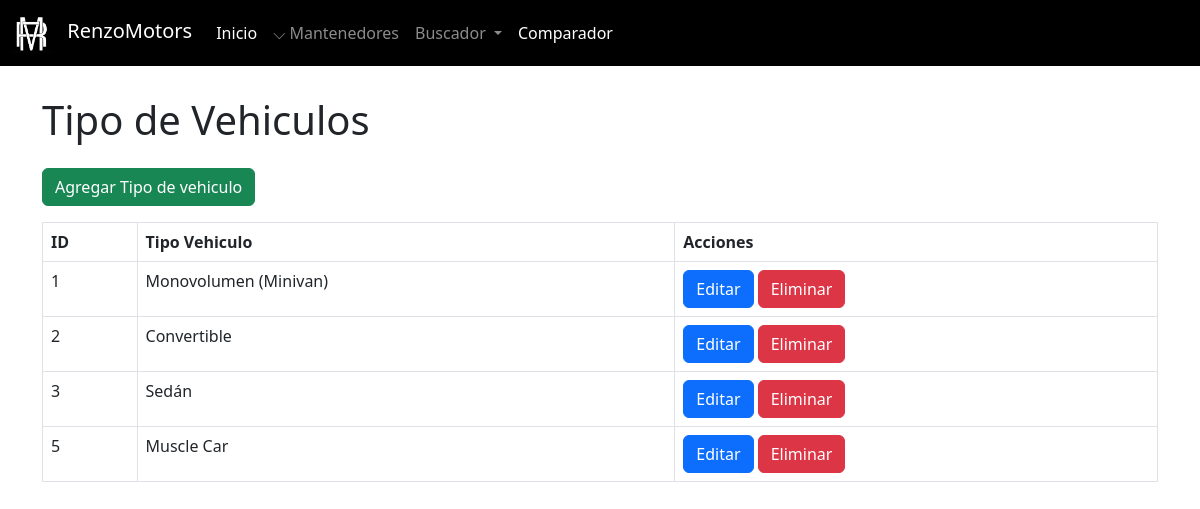
The page /admin/mantenedores/tipo_vehiculo/mantenedor_tipo_vehiculos.php on the database as committed earlier.
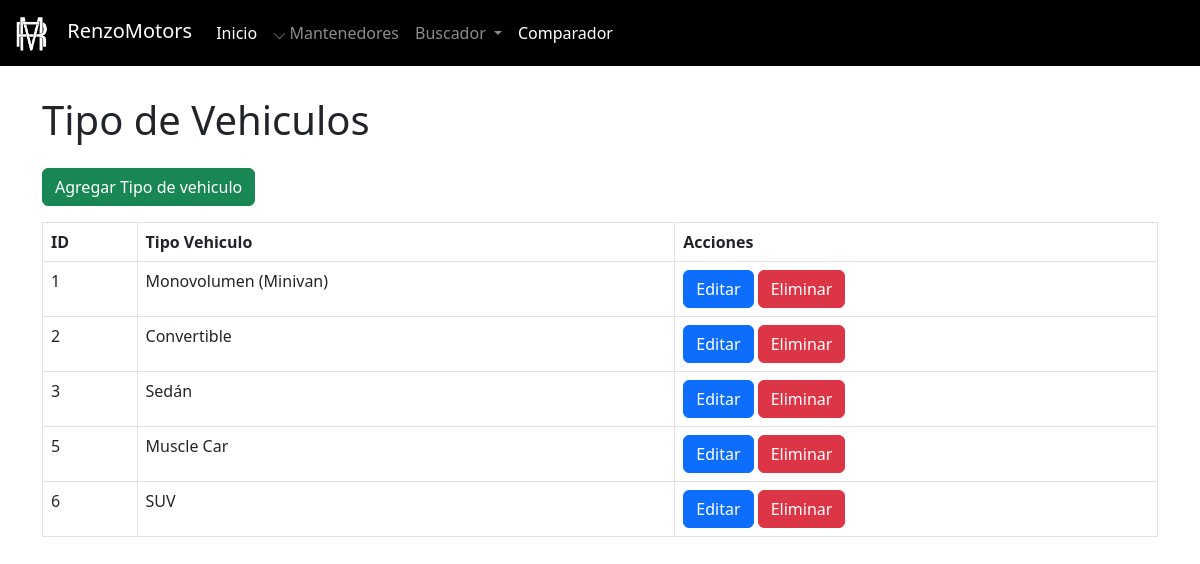
The same page on the database as committed later.
### tables this page shows
CREATE TABLE `tipo_vehiculo` (
  `id_tipo_vehiculo` int(11) NOT NULL,
  `nombre_tipo_vehiculo` varchar(100) NOT NULL
);

### admin/mantenedores/tipo_vehiculo/mantenedor_tipo_vehiculos.php (the view, shortened to what this page needs)
<?php
include '../../../config/conexion.php';
include '../../navbaradmin.php';
?>
<!DOCTYPE html>
<html lang="es">
<head>
    <link href="https://cdn.jsdelivr.net/npm/bootstrap@5.3.0/dist/css/bootstrap.min.css" rel="stylesheet">
</head>
<body class="pt-5">
    <div class="container mt-5">
        <h1 class="mb-4">Tipo de Vehiculos</h1>
        <a href="crear_tipo_vehiculo.php" class="btn btn-success mb-3">Agregar Tipo de vehiculo</a>
        <table class="table table-bordered">
            <thead>
                <tr>
                    <th>ID</th>
                    <th>Tipo Vehiculo</th>
                    <th>Acciones</th>
                </tr>
            </thead>
            <tbody>
                <?php
                $resultado = mysqli_query($conexion, "SELECT * FROM tipo_vehiculo");
                while ($fila = mysqli_fetch_assoc($resultado)) {
                    echo "<tr>
                            <td>{$fila['id_tipo_vehiculo']}</td>
                            <td>{$fila['nombre_tipo_vehiculo']}</td>
                            <td>
                                <a href='editar_tipo_vehiculo.php?id_tipo_vehiculo={$fila['id_tipo_vehiculo']}' class='btn btn-primary'>Editar</a>
                                <a href='eliminar_tipo_vehiculo.php?id_tipo_vehiculo={$fila['id_tipo_vehiculo']}' class='btn btn-danger' onclick='return confirm(\"¿Estás seguro de eliminar este tipo de vehiculo?\");'>Eliminar</a>
                            </td>
                          </tr>";
                }
                ?>
            </tbody>
        </table>
    </div>
</body>
</html>

Rows that differ between the two databases and show on the page:
added tipo_vehiculo: id_tipo_vehiculo "6", nombre_tipo_vehiculo "SUV"
